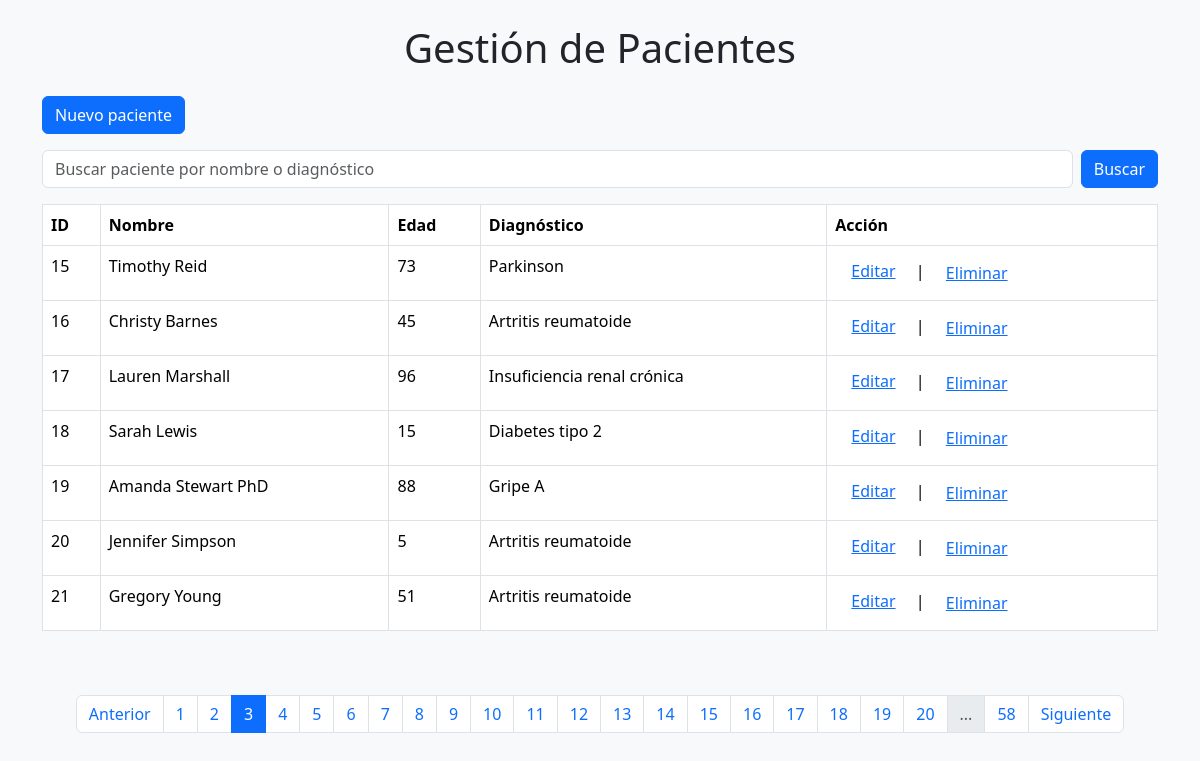
The page /?pagina=3&filtro= (signed in) on the database its author committed.
### tables this page shows
CREATE TABLE Pacientes (
            id INTEGER PRIMARY KEY AUTOINCREMENT,
            nombre TEXT NOT NULL,
            edad INTEGER NOT NULL,
            diagnostico TEXT NOT NULL
        );

### app.py (the view)
@app.route('/')
def index():
    filtro = request.args.get('filtro', '')
    pagina = int(request.args.get('pagina', 1))
    por_pagina = 7
    pacientes, total = db.obtener_pacientes(filtro=filtro, pagina=pagina, por_pagina=por_pagina)
    total_paginas = (total + por_pagina - 1) // por_pagina
    return render_template('index.html', pacientes=pacientes,
                           filtro=filtro,
                           pagina=pagina,
                           total_paginas=total_paginas)

### app.py (called while the page is built)
@app.before_request
def requerir_login():
    rutas_libres = ['login', 'registro', 'static'] # Rutas que no requieren autenticación
    if request.endpoint not in rutas_libres and 'usuario' not in session:
        flash('Debes iniciar sesión para acceder a esta página.')
        return redirect(url_for('login'))

### templates/index.html (shortened to what this page needs)
{% extends "base.html" %}
{% block content %}
<a href="{{url_for('nuevo_paciente')}}" class="btn btn-primary mb-3">Nuevo paciente</a>
 <form action="{{ url_for('index') }}" method="get" class="mb-3 d-flex">
        <input type="text" name="filtro" class="form-control me-2" placeholder="Buscar paciente por nombre o diagnóstico" value="{{ filtro}}">
        <button type="submit" class="btn btn-primary">Buscar</button>
</form>
<table class="table table-bordered">
    <thead>
        <tr>
            <th>ID</th>
            <th>Nombre</th>
            <th>Edad</th>
            <th>Diagnóstico</th>
            <th>Acción</th>
        </tr>
    </thead>
    <tbody>
        {% if pacientes %}
        {% for paciente in pacientes %}
        <tr>
            <td>{{ paciente[0] }}</td>
            <td>{{ paciente[1] }}</td>
            <td>{{ paciente[2] }}</td>
            <td>{{ paciente[3] }}</td>
            <td><a href="{{ url_for('editar_paciente', id=paciente[0]) }}" class="m-3">Editar</a>&nbsp;|&nbsp;
                <form action="{{ url_for('eliminar_paciente', id=paciente[0]) }}" method="post" style="display:inline;"
                    onsubmit="return confirm('¿Estás seguro de que deseas eliminar este paciente?');">
                    <button type="submit" class="btn btn-link">Eliminar</button>
                </form>
            </td>
        </tr>
        {% endfor %}
        {% else %}
        <tr>
            <td colspan="3">No hay pacientes disponibles.</td>
        </tr>
        {% endif %}
    </tbody>
</table>
<br><br>
<div class="d-flex justify-content-center">
    <nav aria-label="Paginación">
        <ul class="pagination justify-content-center">
            {% if pagina > 1 %}
            <li class="page-item"><a class="page-link" href="{{ url_for('index', pagina=pagina-1, filtro=filtro) }}">Anterior</a>
            </li>
            {% endif %}
            {% set max_paginas_mostrar = 20 %}
            {% set mitad_rango = max_paginas_mostrar // 2 %}
            {% set inicio = pagina - mitad_rango if pagina - mitad_rango > 1 else 1 %}
            {% set fin = inicio + max_paginas_mostrar - 1 %}
            {% if fin > total_paginas%}
                {% set fin = total_paginas %}
                {%set inicio = fin - max_paginas_mostrar + 1 if fin - max_paginas_mostrar + 1 > 1 else 1 %}
            {% endif %}
            {% for p in range(inicio, fin + 1) %}
            <li class="page-item {% if p == pagina %}active{% endif %}"><a class="page-link" href="{{ url_for('index', pagina=p, filtro=filtro) }}">{{ p }}</a>
            </li>
            {% endfor %}
            {% if fin < total_paginas %}
            <li class = "page-item disabled"><span class="page-link">...</span></li>
            <li class = "page-item">
                <a class = "page-link" href="{{url_for('index', pagina=total_paginas, buscar=buscar, filtro=filtro) }}">{{ total_paginas }}</a>
            </li>
            {% endif %}
            {% if pagina < total_paginas %}
            <li class="page-item"><a class="page-link" href="{{ url_for('index', pagina=pagina+1, filtro=filtro) }}">Siguiente</a>
            </li>
            {% endif %}
        </ul>
    </nav>
</div>
{% endblock %}

### rows shown on the page
Pacientes: id "15", nombre "Timothy Reid", edad "73", diagnostico "Parkinson"
Pacientes: id "16", nombre "Christy Barnes", edad "45", diagnostico "Artritis reumatoide"
Pacientes: id "17", nombre "Lauren Marshall", edad "96", diagnostico "Insuficiencia renal crónica"
Pacientes: id "18", nombre "Sarah Lewis", edad "15", diagnostico "Diabetes tipo 2"
Pacientes: id "19", nombre "Amanda Stewart PhD", edad "88", diagnostico "Gripe A"
Pacientes: id "20", nombre "Jennifer Simpson", edad "5", diagnostico "Artritis reumatoide"
Pacientes: id "21", nombre "Gregory Young", edad "51", diagnostico "Artritis reumatoide"

### other values the page prints
{{ p }} "1" "2" "3" "4" "5" "6" "7" "8" "9" "10" "11" "12" "13" "14" "15" "16" "17" "18" "19" "20"
{{ total_paginas }} "58"
